Frame 1 (no input): blank canvas, image omitted
Frame 60 (the mouse pressed at the canvas centre just before this capture): blank canvas, image omitted
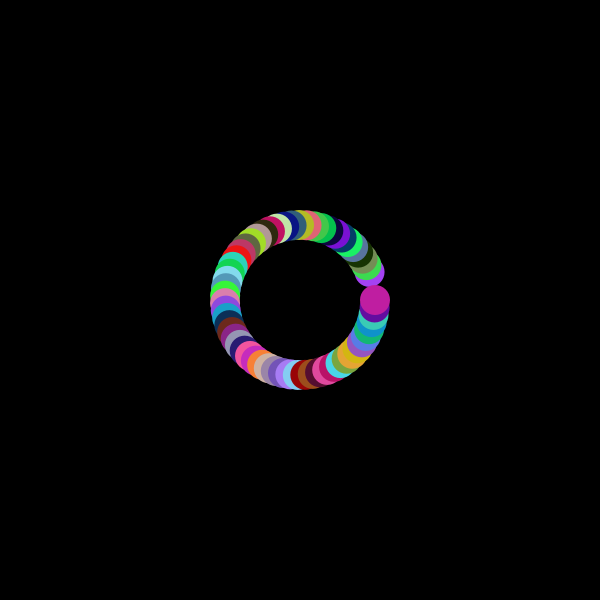
Frame 120 (the mouse held since frame 60 and released just before this capture)

The Processing sketch whose frames 1 and 60 were blank and that drew this single picture after the mouse press (run headless with seeded random() and noise(); from frame 60 on, the mouse is pressed at the canvas centre):

// Processing sketch: processing_104294
// ── processing_104294.pde

ball[] balls = new ball[0];

void setup(){
 size(600,600);
 frameRate(30);
}


void draw(){
  background(0);
  if (mousePressed){
    ball b = new ball(mouseX,mouseY);
    balls = (ball[]) append(balls, b);
  }
  for (int i = 0; i < balls.length; i++){
    balls[i].show();
    if (keyPressed){
      balls = (ball[]) shorten(balls);
    }
  }
}

class ball{
  float x;
  float y;
  float x_;
  float y_;
  float speed;
  int size;
  color c;
  float r; 
  float theta;
  
  ball(float tempX, float tempY){
    x = tempX;
    y = tempY;
    speed = 0.2;
    size = 30;
    r = 75;
    theta = 0;
    c = color(random(255),random(255),random(255));
  }
  
  void show(){
    fill(c);
    noStroke();
    x_ = r * cos(theta);
    y_ = r * sin(theta);
    ellipse(x_+x,y_+y,size,size);
    theta +=0.1;
  }
}
